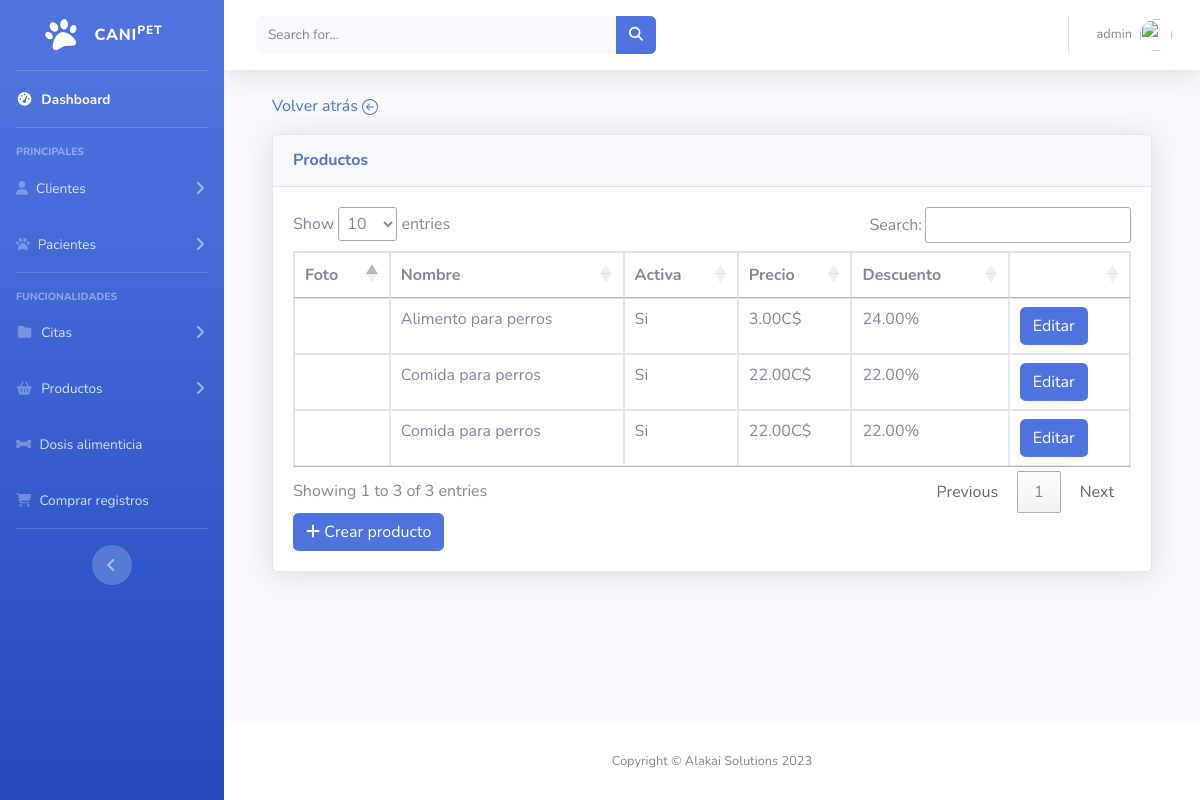
The page /app/products/ (signed in) on the database its author committed.
### app/models.py (models this page shows)
class Product(models.Model):
    user = models.ForeignKey(User, on_delete=models.CASCADE)
    nombre = models.CharField(max_length=50)
    precio = models.DecimalField(validators=[non_negative_validator], max_digits=10, decimal_places=2)
    descripcion = models.TextField()
    promocionar_a = models.ManyToManyField(client, blank=True)
    descuento = models.DecimalField(decimal_places=2, max_digits=10, null=True, blank=True, validators=[non_negative_validator])
    activa = models.BooleanField(default=True)
    image = models.ImageField(upload_to='images/', null=True, blank=True)
    updated_at = models.DateTimeField(auto_now=True)
    created_at = models.DateTimeField(auto_now_add=True)

### app/views.py (the view)
# urls.py: path('app/products/', views.productos, name="productos"),
@login_required(login_url='login_view')
@datos_ya_ingresados
def productos(request):
    return render(request, 'products/index.html', {
        "data" : Product.objects.filter(user=request.user).all()
    })

### app/helpers.py (called while the page is built)
def datos_ya_ingresados(view_func):
    @functools.wraps(view_func)
    def wrapper(request, *args, **kwargs):
        if UserInformation.objects.filter(user=request.user).count() == 1:
            return view_func(request, *args, **kwargs)
        else:
            return redirect('/stepform/')
        return redirect('/stepform/')
    return wrapper

### app/templates/products/index.html (shortened to what this page needs)
{% extends '../layout.html' %}
{% block styles %}
<link rel="stylesheet" href="//cdn.datatables.net/1.12.1/css/jquery.dataTables.min.css">
{% endblock %}
{% block main %}
<div class="container">
    <p>
        <a  href="{{ request.META.HTTP_REFERER }}" class="text-decoration-none">
            Volver atrás
        </a>
    </p>
    <div class="card shadow mb-4">
        <div class="card-header py-3">
            <h6 class="m-0 font-weight-bold text-primary">Productos</h6>
        </div>
        <div class="card-body">
            <div class="table-responsive">
                <table id="myTable" class="table table-bordered" style="width:100%">
                    <thead>
                        <tr>
                            <th>Foto</th>
                            <th>Nombre</th>
                            <th>Activa</th>
                            <th>Precio</th>
                            <th>Descuento</th>
                            <th></th>
                        </tr>
                    </thead>
                    <tbody>
                      {% for i in data %}
                      <tr>
                        <td>{% if i.image %}<img src="{{i.image.url}}" width="50px" alt="">{% else %}No Photo{% endif %}</td>
                        <td>{{i.nombre}}</td>
                        <td>{% if i.activa %}Si{% else %}No{% endif %}</td>
                        <td>{{i.precio}}C$</td>
                        <td>{{i.descuento}}%</td>
                        <td><a href="{% url 'editar_producto' i.id %}" class="btn btn-primary">Editar</a></td>
                     </tr>
                     {% endfor %}
                    </tbody>
                    </table>
                <a href="{%url 'crear_producto'%}" class="btn btn-primary"><i class="fa-solid fa-plus fa-shake"></i> Crear producto</a>
            </div>
        </div>
    </div>
    </div>
{% endblock %}

### app/templates/layout.html (shortened to what this page needs)
{% load static %}
<!DOCTYPE html>
<html lang="en">
<head>
    <link href="{% static 'app/vendor/fontawesome-free/css/all.min.css' %}" rel="stylesheet" type="text/css">
    <link href="{% static 'calculadora/calculadora.css' %}" rel="stylesheet" type="text/css">
    <link rel="stylesheet" href="sweetalert2.min.css">
    <link href="{% static 'app/css/sb-admin-2.min.css' %}" rel="stylesheet">
    {% block styles %}{% endblock %}
</head>
<body id="page-top">
    <div id="wrapper">
        <ul class="navbar-nav bg-gradient-primary sidebar sidebar-dark accordion" id="accordionSidebar">
            <a class="sidebar-brand d-flex align-items-center justify-content-center" href="{% url 'app' %}">
                <div class="sidebar-brand-icon rotate-n-15">
                    <i class="fas fa-paw"></i>
                </div>
                <div class="sidebar-brand-text mx-3">Cani<sup>PET</sup></div>
            </a>
            <hr class="sidebar-divider my-0">
            <li class="nav-item active">
                <a class="nav-link" href="{% url 'app' %}">
                    <i class="fas fa-fw fa-tachometer-alt"></i>
                    <span>Dashboard</span></a>
            </li>
            <hr class="sidebar-divider">
            <div class="sidebar-heading">
                Principales
            </div>
            <li class="nav-item">
                <a class="nav-link collapsed" href="#" data-toggle="collapse" data-target="#collapseTwo"
                    aria-expanded="true" aria-controls="collapseTwo">
                    <i class="fas fa-user"></i>
                    <span>Clientes</span>
                </a>
            </li>
            <li class="nav-item">
                <a class="nav-link collapsed" href="#" data-toggle="collapse" data-target="#collapseUtilities"
                    aria-expanded="true" aria-controls="collapseUtilities">
                    <i class="fas fa-paw"></i>
                    <span>Pacientes</span>
                </a>
            </li>
            <hr class="sidebar-divider">
            <div class="sidebar-heading">
                Funcionalidades
            </div>
            <li class="nav-item">
                <a class="nav-link collapsed" href="#" data-toggle="collapse" data-target="#collapsePages"
                    aria-expanded="true" aria-controls="collapsePages">
                    <i class="fas fa-fw fa-folder"></i>
                    <span>Citas</span>
                </a>
            </li>
            <li class="nav-item">
                <a class="nav-link collapsed" href="#" data-toggle="collapse" data-target="#collapsePages2"
                    aria-expanded="true" aria-controls="collapsePages">
                    <i class="fas fa-fw fa-shopping-basket"></i>
                    <span>Productos</span>
                </a>
            </li>
            <li class="nav-item">
                <a style="cursor:pointer" class="nav-link" data-toggle="modal" data-target="#exampleModalCenter">
                    <i class="fas  fa-bone fa-chart-area"></i>
                    <span>Dosis alimenticia</span></a>
            </li>
            <li class="nav-item">
                <a class="nav-link" href="{%url 'pricing'%}">
                    <i class="fa-solid fa-cart-shopping"></i>
                    <span>Comprar registros</span></a>
            </li>
            <hr class="sidebar-divider d-none d-md-block">
            <div class="text-center d-none d-md-inline">
                <button class="rounded-circle border-0" id="sidebarToggle"></button>
            </div>
        </ul>
        <div id="content-wrapper" class="d-flex flex-column">
            <div id="content">
                <nav class="navbar navbar-expand navbar-light bg-white topbar mb-4 static-top shadow">
                    <form
                        class="d-none d-sm-inline-block form-inline mr-auto ml-md-3 my-2 my-md-0 mw-100 navbar-search">
                        <div class="input-group">
                            <input type="text" class="form-control bg-light border-0 small" placeholder="Search for..."
                                aria-label="Search" aria-describedby="basic-addon2">
                            <div class="input-group-append">
                                <button class="btn btn-primary" type="button">
                                    <i class="fas fa-search fa-sm"></i>
                                </button>
                            </div>
                        </div>
                    </form>
                    <ul class="navbar-nav ml-auto">
                        <li class="nav-item dropdown no-arrow">
                            <a class="nav-link dropdown-toggle" href="#" id="userDropdown" role="button"
                                data-toggle="dropdown" aria-haspopup="true" aria-expanded="false">
                                <span class="mr-2 d-none d-lg-inline text-gray-600 small">{{request.user}}</span>
                                {% if request.user.socialaccount_set.exists %}
                                {% for social_account in request.user.socialaccount_set.all %}
                                {% if social_account.provider == 'google' %}
                                  {% with user_info=social_account.extra_data %}
                                    {% if user_info.picture %}
                                      <img src="{{ user_info.picture }}" class="img-profile rounded-circle" alt="User Photo">
                                    {% else %}
                                    <img class="img-profile rounded-circle"
                                    src="{% static 'app/img/undraw_profile.svg' %}">
                                    {% endif %}
                                  {% endwith %}
                                {% endif %}
                              {% endfor %}
                            {%else%}
                            <img class="img-profile rounded-circle"
                            src="{% static 'app/img/undraw_profile.svg' %}">
                            {%endif%}
                            </a>
                        </li>
                    </ul>
                </nav>
                <div class="container-fluid">
                   {% block main %}
                   {% endblock main %}
                </div>
            </div>
            <footer class="sticky-footer bg-white">
                <div class="container my-auto">
                    <div class="copyright text-center my-auto">
                        <span>Copyright &copy; Alakai Solutions 2023</span>
                    </div>
                </div>
            </footer>
        </div>
    </div>
</body>
</html>

### rows shown on the page
Product: nombre "Alimento para perros", activa "Si", precio "3.00", descuento "24.00"
Product: nombre "Comida para perros", activa "Si", precio "22.00", descuento "22.00"
Product: nombre "Comida para perros", activa "Si", precio "22.00", descuento "22.00"

### other values the page prints
{{ request.user }} "admin"
